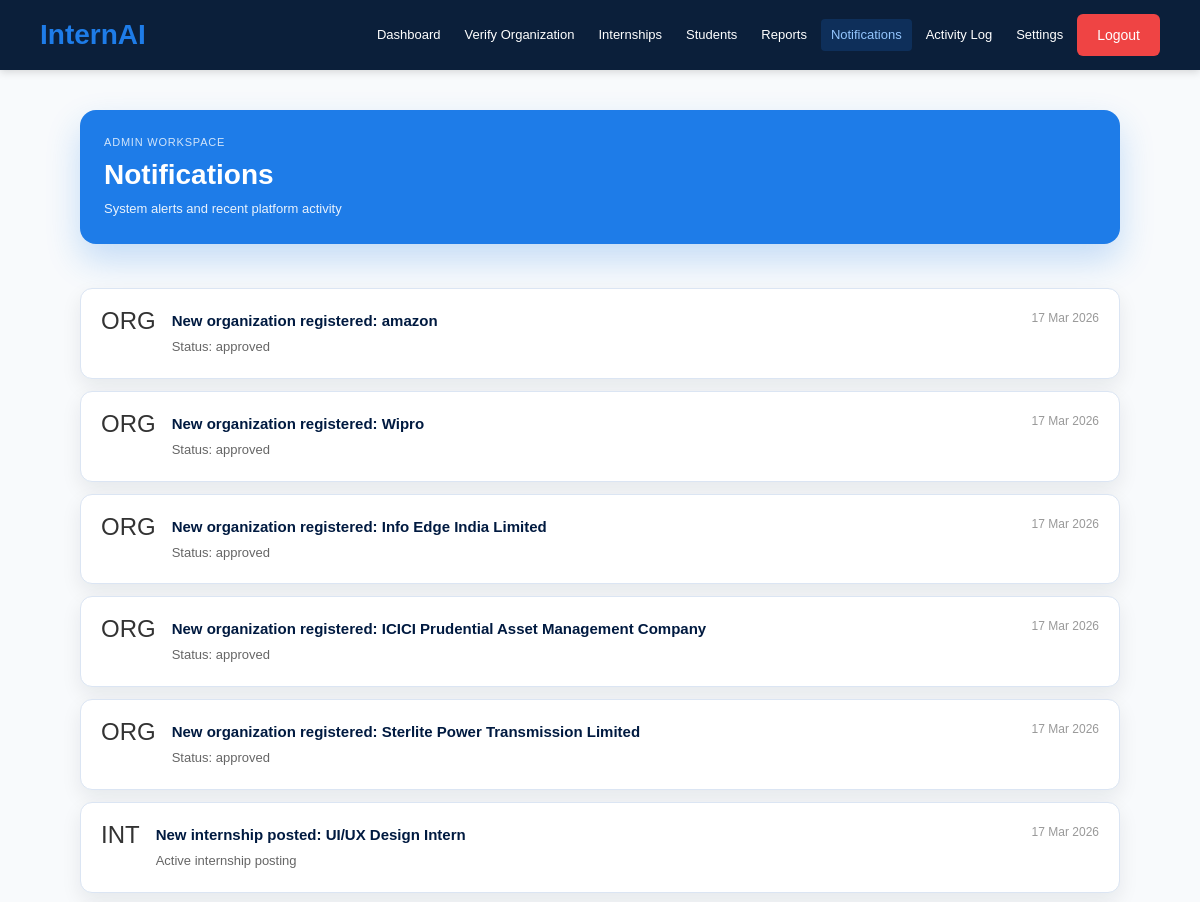
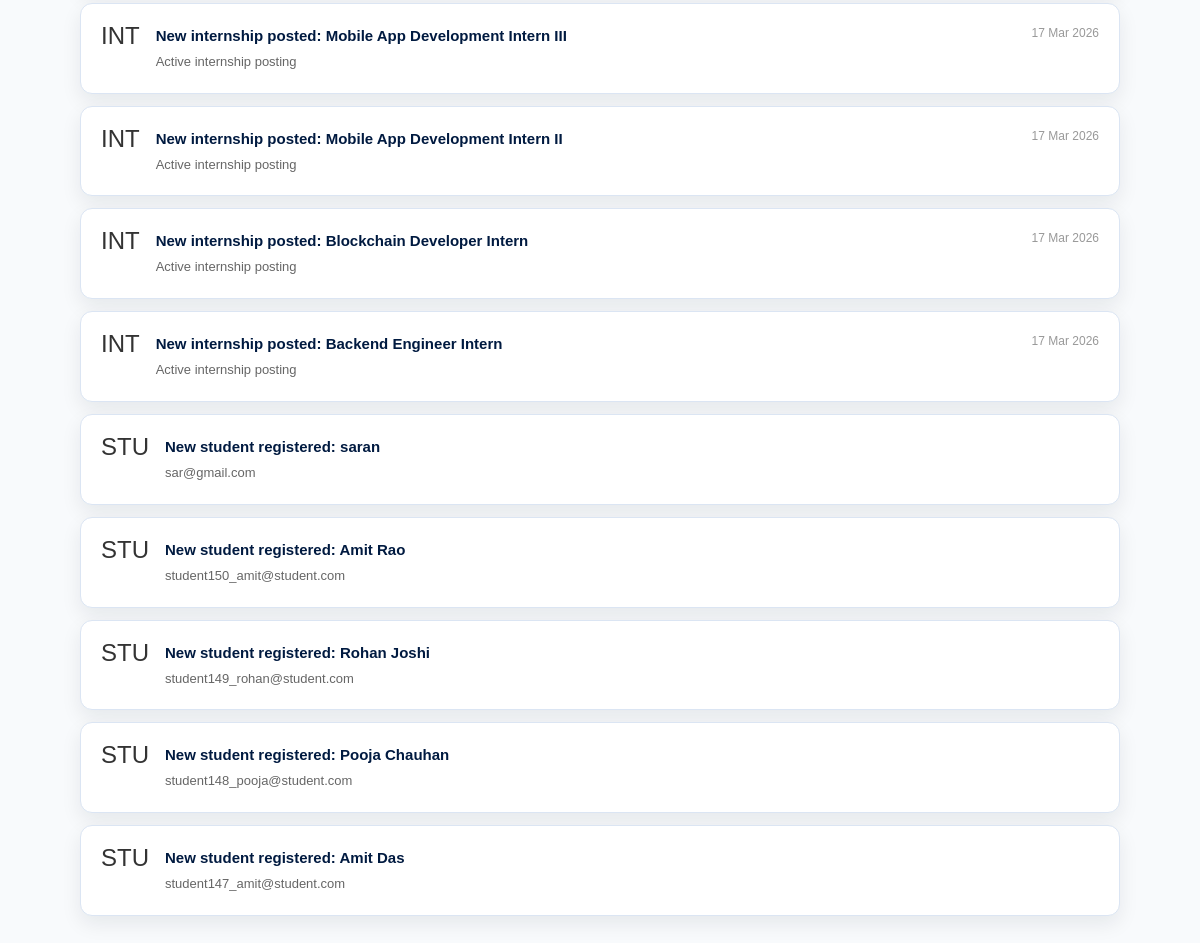
The app's page /admin/notifications (signed in) with its own data (2 pictures, top to bottom).
### app.py (models this page shows)
class User(UserMixin, db.Model):
    id = db.Column(db.Integer, primary_key=True)
    name = db.Column(db.String(100))
    email = db.Column(db.String(100), unique=True)
    password = db.Column(db.String(100))
    role = db.Column(db.String(20))  # student, organization, admin

### app.py (the view)
@app.route('/admin/notifications')
@login_required
@admin_required
def admin_notifications():
    notifications = []
    recent_orgs = Organization.query.order_by(Organization.created_at.desc()).limit(5).all()
    for org in recent_orgs:
        notifications.append({
            'icon': 'ORG',
            'title': f'New organization registered: {org.company_name}',
            'message': f'Status: {org.verification_status}',
            'color': '#fbbf24' if org.verification_status == 'pending' else '#22c55e',
            'time': org.created_at.strftime('%d %b %Y') if org.created_at else ''
        })
    recent_internships = Internship.query.order_by(Internship.created_at.desc()).limit(5).all()
    for internship in recent_internships:
        notifications.append({
            'icon': 'INT',
            'title': f'New internship posted: {internship.title}',
            'message': 'Active internship posting',
            'color': '#22c55e',
            'time': internship.created_at.strftime('%d %b %Y') if internship.created_at else ''
        })
    recent_students = User.query.filter_by(role='student').order_by(User.id.desc()).limit(5).all()
    for student in recent_students:
        notifications.append({
            'icon': 'STU',
            'title': f'New student registered: {student.name}',
            'message': student.email,
            'color': '#8b5cf6',
            'time': ''
        })
    return render_template('admin_notifications.html', notifications=notifications)

### app.py (called while the page is built)
def admin_required(f):
    @wraps(f)
    def decorated_function(*args, **kwargs):
        if not current_user.is_authenticated or current_user.role != 'admin':
            return redirect(url_for('home'))
        return f(*args, **kwargs)
    return decorated_function

@login_manager.user_loader
def load_user(user_id):
    return User.query.get(int(user_id))

### templates/admin_notifications.html
{% extends "base.html" %} {% block content %}
<div class="container admin-dashboard-page adm-dashboard-vertical">
  <main class="adm-main">
  <section class="adm-header-card adm-page-hero">
    <div>
      <p class="adm-header-tag">Admin Workspace</p>
      <h1 class="adm-title">Notifications</h1>
      <p class="adm-subtitle">System alerts and recent platform activity</p>
    </div>
  </section>
  {% if notifications %}
  <div style="display:flex;flex-direction:column;gap:12px;">
    {% for notif in notifications %}
    <div style="background:white;border:1px solid #e5e7eb;border-radius:8px;padding:20px;box-shadow:0 2px 8px rgba(0,0,0,0.08);display:flex;align-items:flex-start;gap:16px;border-left:4px solid {{ notif.color }};">
      <div style="font-size:24px;line-height:1;">{{ notif.icon }}</div>
      <div style="flex:1;">
        <p style="font-weight:600;color:#001a40;margin:0 0 4px 0;font-size:15px;">{{ notif.title }}</p>
        <p style="color:#666;margin:0;font-size:13px;">{{ notif.message }}</p>
      </div>
      <div style="color:#999;font-size:12px;white-space:nowrap;">{{ notif.time }}</div>
    </div>
    {% endfor %}
  </div>
  {% else %}
  <div class="empty-state">
    <p>No notifications</p>
    <p class="empty-state-note">New activity alerts will appear here</p>
  </div>
  {% endif %}
  </main>
</div>
{% endblock %}

### static/style.css (style rules this page uses)
* { margin: 0; padding: 0; box-sizing: border-box; font-family: Arial, sans-serif; }
body { background: #f8fafc; color: #0b1f3a; }

### static/admin.css (style rules this page uses)
:root { --primary-dark: #001a40; --primary-blue: #1e7ce8; --success: #22c55e; --danger: #ef4444; --warning: #fbbf24; --text-white: #ffffff; --text-dark: #333333; --text-light: #666666; --bg-white: #ffffff; --bg-light: #f1f5f9; --border-color: #e5e7eb; --shadow-sm: 0 2px 8px rgba(0, 0, 0, 0.08); --shadow-md: 0 4px 16px rgba(0, 0, 0, 0.12); --glass-border: rgba(30, 124, 232, 0.3); --glass-shadow: 0 4px 20px rgba(30, 124, 232, 0.12); --glass-shadow-hover: 0 8px 32px rgba(30, 124, 232, 0.28); --glass-bg: #ffffff; }
* { margin: 0; padding: 0; box-sizing: border-box; }
body { font-family: 'Segoe UI', Tahoma, Geneva, Verdana, sans-serif; background: #f8fafc; color: var(--text-dark); line-height: 1.6; }
.container { max-width: 1400px; margin: 0 auto; padding: 40px 20px; }
.admin-dashboard-page { max-width: 1440px; padding-top: 40px; }
.adm-main { display: flex; flex-direction: column; gap: 20px; }
.adm-header-card { border-radius: 16px; padding: 24px; background: #1e7ce8; color: #ffffff; box-shadow: 0 16px 34px rgba(30, 124, 232, 0.24); }
.adm-header-tag { font-size: 11px; letter-spacing: 0.8px; text-transform: uppercase; color: rgba(255, 255, 255, 0.8); margin-bottom: 6px; }
.adm-title { font-size: 30px; line-height: 1.2; margin-bottom: 8px; }
.adm-subtitle { color: rgba(255, 255, 255, 0.9); font-size: 13px; }
.adm-page-hero { margin-bottom: 22px; }
.adm-page-hero .adm-title { font-size: 28px; }
.admin-dashboard-page [style*="background:white"], .admin-dashboard-page [style*="background: white"] { border: 1px solid #dbe5f3 !important; border-radius: 12px !important; box-shadow: 0 8px 20px rgba(15, 23, 42, 0.08) !important; }
.adm-dashboard-vertical { max-width: 1220px; }
.adm-dashboard-vertical .adm-main { max-width: 1040px; margin: 0 auto; gap: 22px; }

### records on screen
User: icon "STU", title "New student registered: saran", message "sar@gmail.com"
User: icon "STU", title "New student registered: Amit Rao", message "student150_amit@student.com"
User: icon "STU", title "New student registered: Rohan Joshi", message "student149_rohan@student.com"
User: icon "STU", title "New student registered: Pooja Chauhan", message "student148_pooja@student.com"
User: icon "STU", title "New student registered: Amit Das", message "student147_amit@student.com"

### other values on screen
{{ label }} "Dashboard" "Verify Organization" "Internships" "Students" "Reports" "Notifications" "Activity Log" "Settings"
{{ notif.icon }} "ORG" "ORG" "ORG" "ORG" "ORG" "INT" "INT" "INT" "INT" "INT"
{{ notif.title }} "New organization registered: amazon" "New organization registered: Wipro" "New organization registered: Info Edge India Limited" "New organization registered: ICICI Prudential Asset Management Company" "New organization registered: Sterlite Power Transmission Limited" "New internship posted: UI/UX Design Intern" "New internship posted: Mobile App Development Intern III" "New internship posted: Mobile App Development Intern II" "New internship posted: Blockchain Developer Intern" "New internship posted: Backend Engineer Intern"
{{ notif.message }} "Status: approved" "Status: approved" "Status: approved" "Status: approved" "Status: approved" "Active internship posting" "Active internship posting" "Active internship posting" "Active internship posting" "Active internship posting"
{{ notif.time }} "17 Mar 2026" "17 Mar 2026" "17 Mar 2026" "17 Mar 2026" "17 Mar 2026" "17 Mar 2026" "17 Mar 2026" "17 Mar 2026" "17 Mar 2026" "17 Mar 2026"
